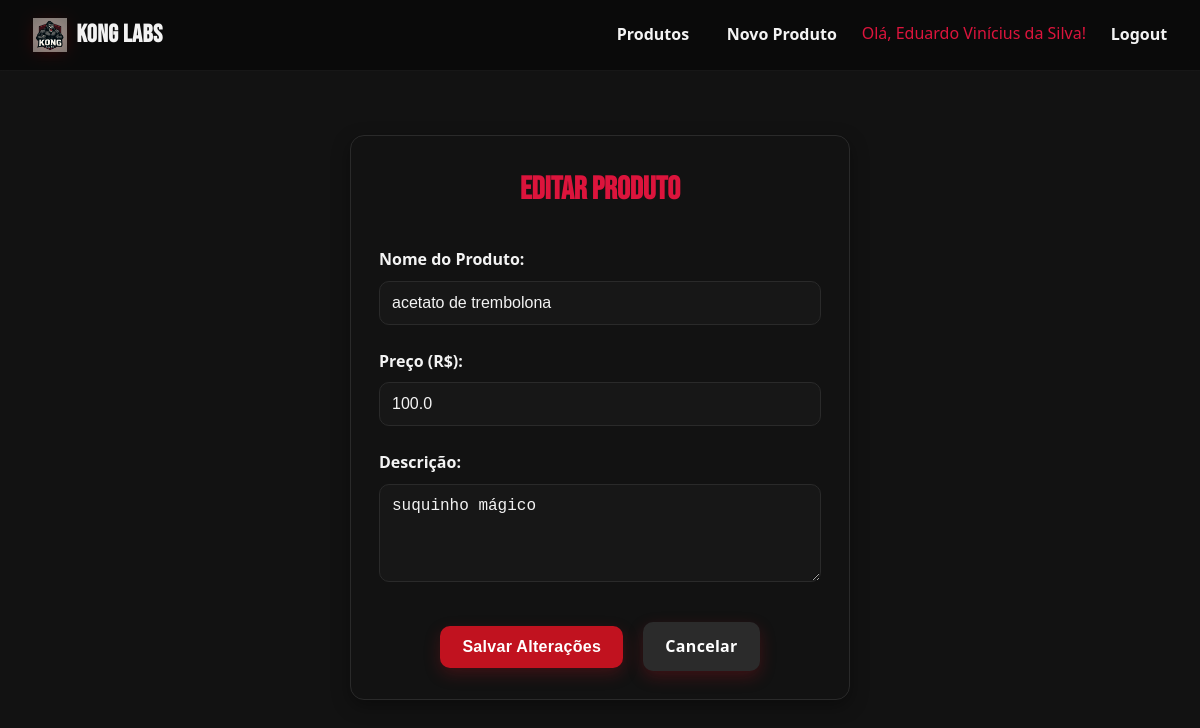
Screenshot of /editar_produto/1 (signed in) with the database file from the repository.
### models.py (models this page shows, shortened)
class Produto(db.Model):
    __tablename__ = 'produtos'
    id = db.Column(db.Integer, primary_key=True)
    nome = db.Column(db.String(100), nullable=False)
    preco = db.Column(db.Float, nullable=False)
    descricao = db.Column(db.Text, nullable=True)
    data_criacao = db.Column(db.DateTime, default=datetime.utcnow)

### app.py (the view, shortened to what this page needs)
@app.route('/editar_produto/<int:id>', methods=['GET', 'POST'])
def editar_produto(id):
    if 'user_id' not in session:
        flash('Você precisa fazer login primeiro!', 'error')
        return redirect(url_for('login'))
    produto = Produto.query.get_or_404(id)
    return render_template('editar_produto.html', produto=produto)

### templates/editar_produto.html (shortened to what this page needs)
{% extends 'base.html' %}
{% block content %}
<div class="form-container">
    <h2 style="text-align: center; margin-bottom: 2rem; color: #DC143C; font-family: 'Bebas Neue', cursive; font-size: 2rem;">
        Editar Produto
    </h2>
    <form method="POST">
        <div class="form-group">
            <label for="nome">Nome do Produto:</label>
            <input type="text" id="nome" name="nome" value="{{ produto.nome }}" required>
        </div>
        <div class="form-group">
            <label for="preco">Preço (R$):</label>
            <input type="number" id="preco" name="preco" step="0.01" min="0" value="{{ produto.preco }}" required>
        </div>
        <div class="form-group">
            <label for="descricao">Descrição:</label>
            <textarea id="descricao" name="descricao" rows="4">{{ produto.descricao }}</textarea>
        </div>
        <div style="text-align: center; margin-top: 2rem;">
            <button type="submit" class="botao">Salvar Alterações</button>
            <a href="{{ url_for('produtos') }}" class="botao botao-secondary" style="margin-left: 1rem;">Cancelar</a>
        </div>
    </form>
</div>
{% endblock %}

### static/css/base.css (style rules this page uses)
* { margin: 0; padding: 0; box-sizing: border-box; }
body { font-family: system-ui, -apple-system, Segoe UI, Roboto, Arial, sans-serif; background: #121212; color: #f3f3f3; min-height: 100vh; line-height: 1.6; }
.botao { display: inline-block; background: #c1121f; color: #fff; padding: 12px 22px; text-decoration: none; border-radius: 10px; font-weight: 700; letter-spacing: .3px; transition: background-color .2s ease, transform .12s ease, box-shadow .2s ease; border: none; cursor: pointer; font-size: 1rem; text-align: center; box-shadow: 0 6px 16px rgba(193, 18, 31, .25); }
.botao-secondary { background: #2b2b2b; }
.form-container { background: #121212; padding: 1.75rem; border-radius: 14px; box-shadow: 0 6px 18px rgba(0,0,0,.35); border: 1px solid #2a2a2a; max-width: 500px; margin: 2rem auto; }
.form-group { margin-bottom: 1.5rem; }
.form-group label { display: block; margin-bottom: 0.5rem; color: #f3f3f3; font-weight: 600; }
.form-group input, .form-group textarea { width: 100%; padding: 12px; border: 1px solid #2a2a2a; border-radius: 10px; background: #171717; color: #f3f3f3; font-size: 1rem; transition: border-color .2s ease, box-shadow .2s ease; }

### rows the page displays
Produto: nome "acetato de trembolona", preco "100.0", descricao "suquinho mágico"

### other values shown
{{ session.user_nome }} "Eduardo Vinícius da Silva"
